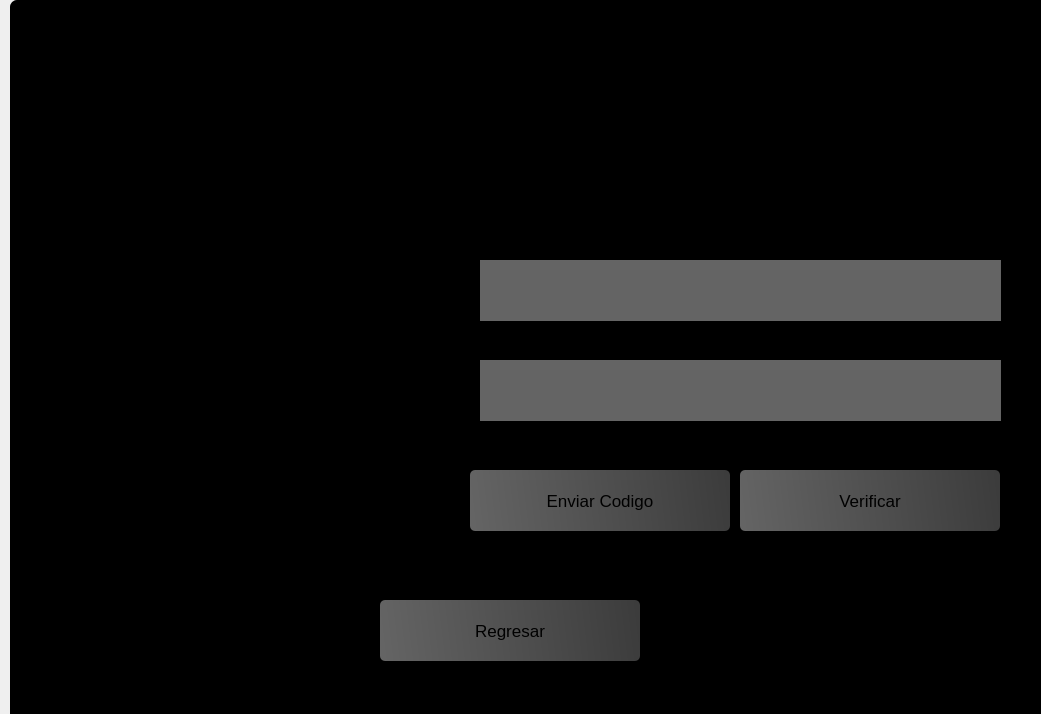
<?xml version="1.0" encoding="UTF-8"?>
<ui version="4.0">
 <class>Dialog</class>
 <widget class="QDialog" name="Dialog">
  <property name="geometry">
   <rect>
    <x>0</x>
    <y>0</y>
    <width>1041</width>
    <height>714</height>
   </rect>
  </property>
  <property name="windowTitle">
   <string>Recuperar</string>
  </property>
  <widget class="QWidget" name="widget" native="true">
   <property name="geometry">
    <rect>
     <x>0</x>
     <y>0</y>
     <width>1091</width>
     <height>761</height>
    </rect>
   </property>
   <widget class="QLabel" name="label">
    <property name="geometry">
     <rect>
      <x>10</x>
      <y>0</y>
      <width>1201</width>
      <height>801</height>
     </rect>
    </property>
    <property name="styleSheet">
     <string notr="true">background-color:rgba(0,0,0);
border-top-left-radius: 7px;</string>
    </property>
    <property name="text">
     <string/>
    </property>
   </widget>
   <widget class="QLabel" name="label_2">
    <property name="geometry">
     <rect>
      <x>0</x>
      <y>0</y>
      <width>1041</width>
      <height>761</height>
     </rect>
    </property>
    <property name="font">
     <font>
      <family>MV Boli</family>
      <pointsize>26</pointsize>
      <weight>75</weight>
      <bold>true</bold>
     </font>
    </property>
    <property name="styleSheet">
     <string notr="true">border-image: url(:/images/images/fondo2.png);
border-top-left-radius: 7px;</string>
    </property>
    <property name="text">
     <string/>
    </property>
   </widget>
   <widget class="QLabel" name="label_3">
    <property name="geometry">
     <rect>
      <x>170</x>
      <y>10</y>
      <width>711</width>
      <height>111</height>
     </rect>
    </property>
    <property name="font">
     <font>
      <family>Segoe UI</family>
      <pointsize>32</pointsize>
      <weight>75</weight>
      <bold>true</bold>
     </font>
    </property>
    <property name="styleSheet">
     <string notr="true">color:rgba(0,0,0)</string>
    </property>
    <property name="text">
     <string>Recuperación de Contraseña</string>
    </property>
   </widget>
   <widget class="QLineEdit" name="lineEditCorreo">
    <property name="geometry">
     <rect>
      <x>480</x>
      <y>260</y>
      <width>521</width>
      <height>61</height>
     </rect>
    </property>
    <property name="font">
     <font>
      <pointsize>18</pointsize>
     </font>
    </property>
    <property name="styleSheet">
     <string notr="true">background-color: rgba(100, 100, 100);  /* Color de fondo gris oscuro */
    border: none;
 
    color: rgba(255, 255, 255);  /* Color del texto blanco */
    padding-bottom: 7px;</string>
    </property>
    <property name="text">
     <string/>
    </property>
    <property name="maxLength">
     <number>32788</number>
    </property>
   </widget>
   <widget class="QLineEdit" name="lineEditCodigo">
    <property name="geometry">
     <rect>
      <x>480</x>
      <y>360</y>
      <width>521</width>
      <height>61</height>
     </rect>
    </property>
    <property name="font">
     <font>
      <pointsize>18</pointsize>
     </font>
    </property>
    <property name="styleSheet">
     <string notr="true">background-color: rgba(100, 100, 100);  /* Color de fondo gris oscuro */
    border: none;
 
    color: rgba(255, 255, 255);  /* Color del texto blanco */
    padding-bottom: 7px;</string>
    </property>
    <property name="text">
     <string/>
    </property>
    <property name="echoMode">
     <enum>QLineEdit::Normal</enum>
    </property>
   </widget>
   <widget class="QPushButton" name="pushButtonEnviar">
    <property name="geometry">
     <rect>
      <x>470</x>
      <y>470</y>
      <width>260</width>
      <height>61</height>
     </rect>
    </property>
    <property name="font">
     <font>
      <pointsize>13</pointsize>
     </font>
    </property>
    <property name="styleSheet">
     <string notr="true">QPushButton#pushButtonEnviar {
    background-color: qlineargradient(spread:pad, x1:0, y1:0.505682, x2:1, y2:0.477, stop:0 rgba(100, 100, 100), stop:1 rgba(60, 60, 60));
    color: rgba(0, 0, 0);  /* Color del texto en blanco */
    border-radius: 5px;
}

QPushButton#pushButtonEnviar:hover {
    background-color: qlineargradient(spread:pad, x1:0, y1:0.505682, x2:1, y2:0.477, stop:0 rgba(150, 150, 150), stop:1 rgba(80, 80, 80));
}

QPushButton#pushButtonEnviar:pressed {
    padding-left: 5px;
    padding-top: 5px;
    background-color: rgba(120, 120, 120);
}
</string>
    </property>
    <property name="text">
     <string>Enviar Codigo</string>
    </property>
   </widget>
   <widget class="QLabel" name="label_4">
    <property name="geometry">
     <rect>
      <x>80</x>
      <y>260</y>
      <width>361</width>
      <height>51</height>
     </rect>
    </property>
    <property name="font">
     <font>
      <family>Segoe MDL2 Assets</family>
      <pointsize>21</pointsize>
      <weight>75</weight>
      <italic>false</italic>
      <bold>true</bold>
      <underline>false</underline>
     </font>
    </property>
    <property name="styleSheet">
     <string notr="true">color:rgba(0,0,0)</string>
    </property>
    <property name="text">
     <string> Correo Electronico:</string>
    </property>
   </widget>
   <widget class="QLabel" name="label_5">
    <property name="geometry">
     <rect>
      <x>90</x>
      <y>360</y>
      <width>371</width>
      <height>60</height>
     </rect>
    </property>
    <property name="font">
     <font>
      <family>Segoe MDL2 Assets</family>
      <pointsize>20</pointsize>
      <weight>75</weight>
      <italic>false</italic>
      <bold>true</bold>
      <underline>false</underline>
     </font>
    </property>
    <property name="styleSheet">
     <string notr="true">color:rgba(0,0,0)</string>
    </property>
    <property name="text">
     <string>Codigo Recuperacion:</string>
    </property>
   </widget>
   <widget class="QPushButton" name="pushButtonRegresar">
    <property name="geometry">
     <rect>
      <x>380</x>
      <y>600</y>
      <width>260</width>
      <height>61</height>
     </rect>
    </property>
    <property name="font">
     <font>
      <pointsize>13</pointsize>
     </font>
    </property>
    <property name="styleSheet">
     <string notr="true">QPushButton#pushButtonRegresar {
    background-color: qlineargradient(spread:pad, x1:0, y1:0.505682, x2:1, y2:0.477, stop:0 rgba(100, 100, 100), stop:1 rgba(60, 60, 60));
    color: rgba(0, 0, 0);  /* Color del texto en blanco */
    border-radius: 5px;
}

QPushButton#pushButtonRegresar:hover {
    background-color: qlineargradient(spread:pad, x1:0, y1:0.505682, x2:1, y2:0.477, stop:0 rgba(150, 150, 150), stop:1 rgba(80, 80, 80));
}

QPushButton#pushButtonRegresar:pressed {
    padding-left: 5px;
    padding-top: 5px;
    background-color: rgba(120, 120, 120);
}
</string>
    </property>
    <property name="text">
     <string>Regresar</string>
    </property>
   </widget>
   <widget class="QPushButton" name="pushButtonVerificar">
    <property name="geometry">
     <rect>
      <x>740</x>
      <y>470</y>
      <width>260</width>
      <height>61</height>
     </rect>
    </property>
    <property name="font">
     <font>
      <pointsize>13</pointsize>
     </font>
    </property>
    <property name="styleSheet">
     <string notr="true">QPushButton#pushButtonVerificar {
    background-color: qlineargradient(spread:pad, x1:0, y1:0.505682, x2:1, y2:0.477, stop:0 rgba(100, 100, 100), stop:1 rgba(60, 60, 60));
    color: rgba(0, 0,0);  /* Color del texto en blanco */
    border-radius: 5px;
}

QPushButton#pushButtonVerificar:hover {
    background-color: qlineargradient(spread:pad, x1:0, y1:0.505682, x2:1, y2:0.477, stop:0 rgba(150, 150, 150), stop:1 rgba(80, 80, 80));
}

QPushButton#pushButtonVerificar:pressed {
    padding-left: 5px;
    padding-top: 5px;
    background-color: rgba(120, 120, 120);
}
</string>
    </property>
    <property name="text">
     <string>Verificar</string>
    </property>
   </widget>
  </widget>
 </widget>
 <resources>
  <include location="data.qrc"/>
 </resources>
 <connections/>
</ui>
